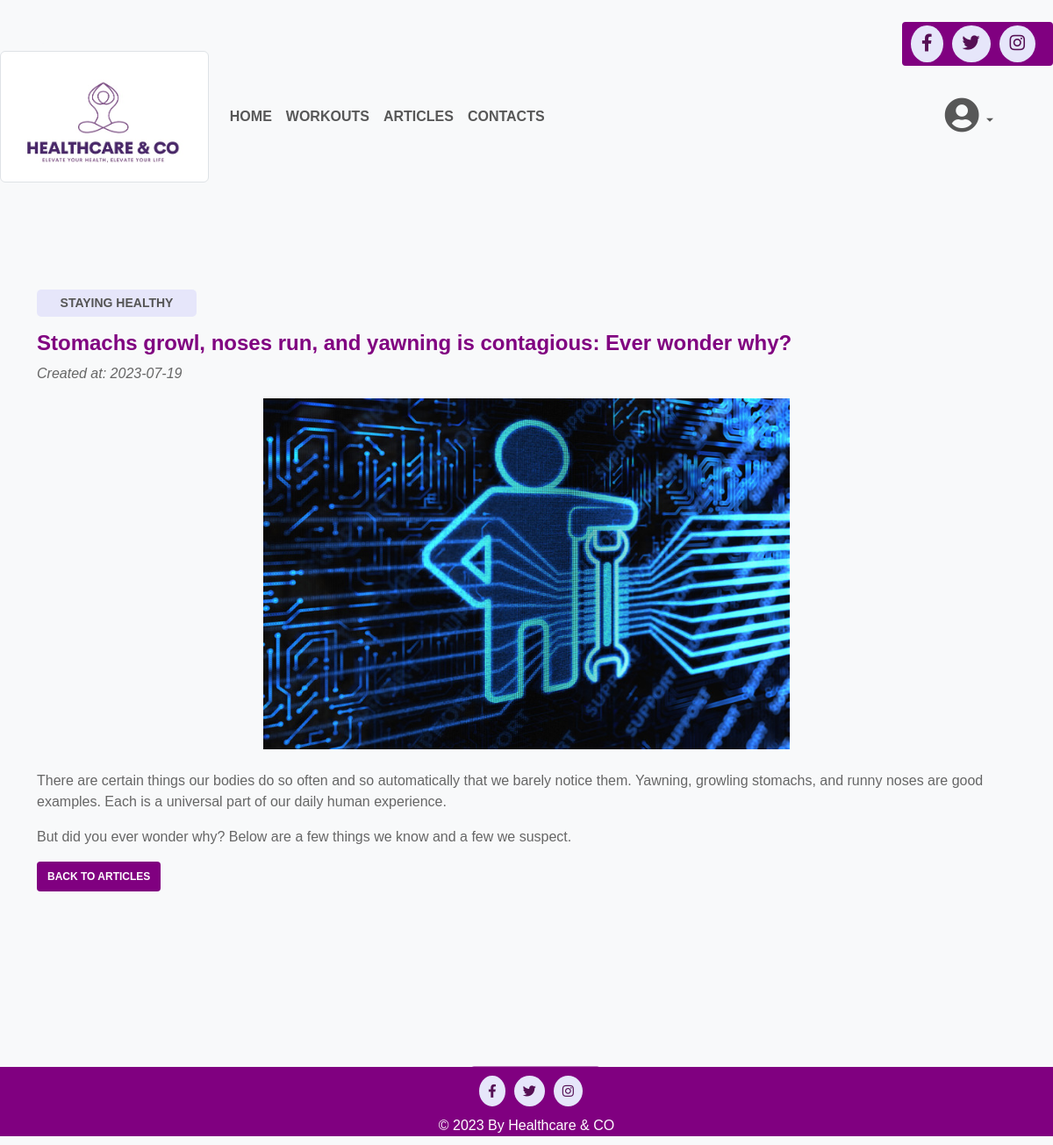
The app's page /article/13 with its own data.
### tables this page shows
CREATE TABLE articles (
    id INTEGER PRIMARY KEY,
    title VARCHAR(100) NOT NULL,
    content TEXT NOT NULL,
    category VARCHAR(50) NOT NULL,
image_path VARCHAR(100) NOT NULL,
    created_at DATETIME DEFAULT CURRENT_TIMESTAMP
);

### app.py (the view)
@app.route('/article/<int:article_id>')
def show_article(article_id):
    article = get_article_by_id(db, article_id)
    if not article:
        flash("danger", "Article not found")
        return render_template('article_details.html')
    else:
        paragraphs = article['content'].split('|')
        created_at = article['created_at'][:10]
        return render_template('article_details.html', article=article, paragraphs=paragraphs, created_at=created_at)

### helpers.py (called while the page is built)
def get_article_by_id(db, article_id):
    articles = db.execute("SELECT * FROM articles WHERE id = ?;", article_id)
    return articles[0]

### templates/article_details.html (shortened to what this page needs)
{% extends "layout.html" %}
{% block content %}
<div class="container" style="padding-top: 100px;">
    <p class="card-category card-highlight">{{ article['category'].upper() }}</p>
    <h1 class="card-article-title">{{ article['title'] }}</h1>
    <p><em>Created at: {{ created_at }}</em></p>
    <div class="text-center">
        <img src="{{ url_for('static', filename=article['image_path']) }}" alt="{{ article['title'] }}" style="height: 400px; width: 600px;">
    </div>
    <div class="article-content mt-4">
        {% for paragraph in paragraphs %}
            <p>{{ paragraph }}</p>
        {% endfor %}
    </div>
    <a href="{{ url_for('articles') }}" class="btn articles-btn">Back to Articles</a>
</div>
{% endblock %}

### static/css/styles.css (style rules this page uses)
body { background-color: #f8f9fa; font-family: Helvetica, Arial, sans-serif; }
.container { margin-top: 50px; }
h1 { color: #333; font-size: 24px; }
p { color: #666; }
.card-category { font-size: 14px; font-weight: bold; color: #555; text-align: center; width: 182px; height: 31px; }
.card-highlight { background-color: #E6E6FA; padding: 5px; border-radius: 5px; }
.card-article-title { font-weight: bold; color: #800080; }
.articles-btn { color: #ffffff; font-weight: bold; text-transform: uppercase; background: #800080; padding: 8px 12px; font-size: 12px; border: none; border-radius: 4px; }

### records on screen
articles: category "STAYING HEALTHY", title "Stomachs growl, noses run, and yawning is contagious: Ever wonder why?", image_path (picture)

### other values on screen
{{ created_at }} "2023-07-19"
{{ paragraph }} "But did you ever wonder why? Below are a few things we know and a few we suspect."
